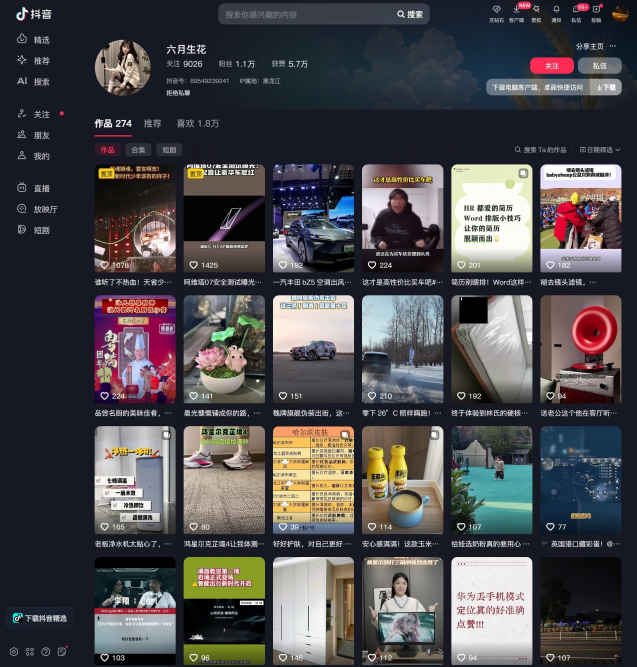
#> input picture ai-social-media-pr/samples/negative/六月生花.jpeg, 1910 x 2000 px (shown at 1/3 size)
$ python -i grid.py   (imports and definitions only)
#> lines starting #> are read from the running program, lines starting #| are printed output that depends on the picture
"""
从整屏截图中按 4×6 网格切分出 24 个格子，每格拆成封面图与文案区。
截图默认含顶部登录栏与左侧导航栏，由 config 的 CROP_* 排除。
"""
from __future__ import annotations

from pathlib import Path
from typing import List, Tuple, Union

from PIL import Image

from config import (
    CROP_BOTTOM,
    CROP_LEFT,
    CROP_RIGHT,
    CROP_TOP,
    CELL_COVER_HEIGHT_RATIO,
    GRID_COLS,
    GRID_ROWS,
)


# [57 lines left out: functions open_image, crop_content_region, slice_grid, slice_screenshot, not called in this run]

>>> import cv2
>>> picture = cv2.imread('samples/negative/六月生花.jpeg', cv2.IMREAD_GRAYSCALE)
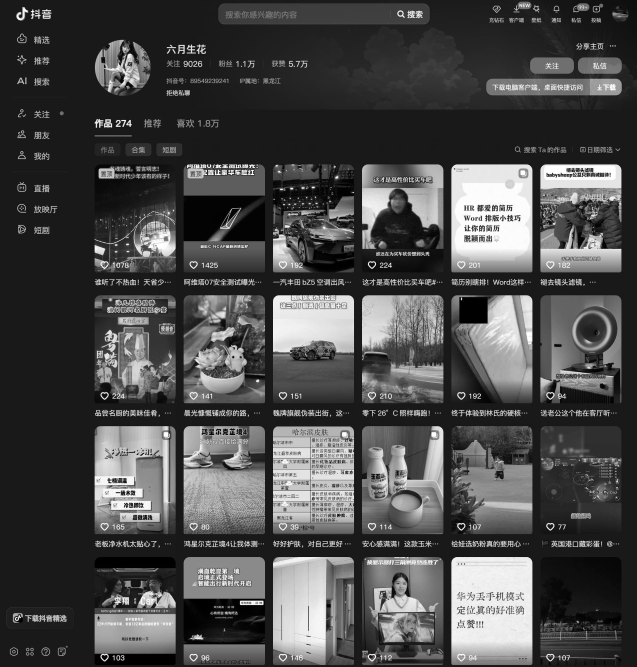
#> picture: shape (2000, 1910) (shown at 1/3 size); min 0, max 255, mean 75.5
>>> result = slice_grid(picture)

$ run again, on ai-social-media-pr/samples/negative/卓绝典雅~风.jpeg
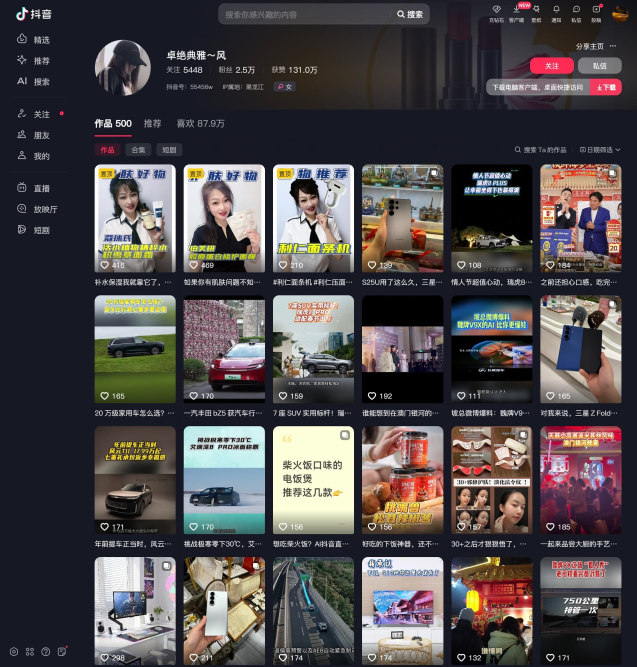
#> input picture ai-social-media-pr/samples/negative/卓绝典雅~风.jpeg, 1910 x 2000 px (shown at 1/3 size)
#> `picture = cv2.imread('samples/negative/六月生花.jpeg', cv2.IMREAD_GRAYSCALE)`:
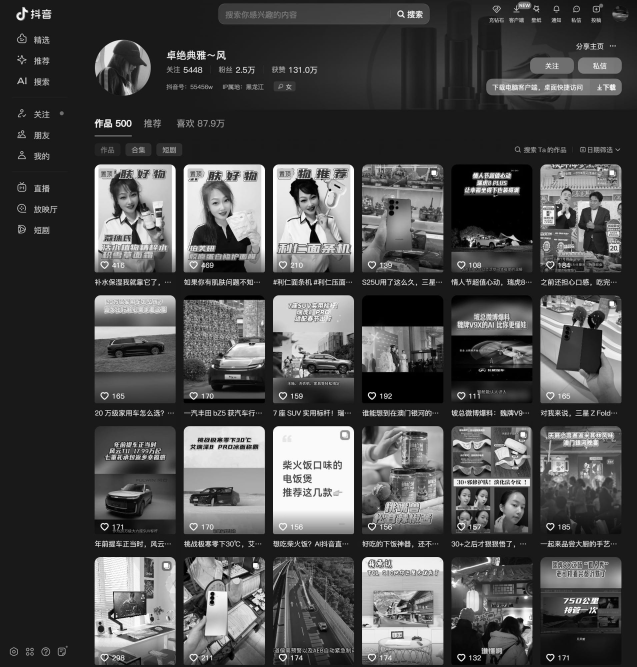
#> picture: shape (2000, 1910) (shown at 1/3 size); min 0, max 255, mean 75.7

$ run again, on ai-social-media-pr/samples/negative/点点.jpeg
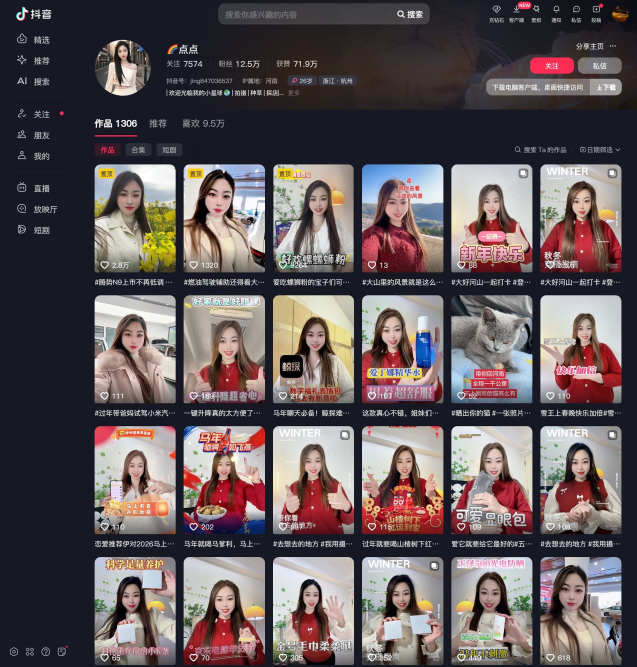
#> input picture ai-social-media-pr/samples/negative/点点.jpeg, 1910 x 2000 px (shown at 1/3 size)
#> `picture = cv2.imread('samples/negative/六月生花.jpeg', cv2.IMREAD_GRAYSCALE)`:
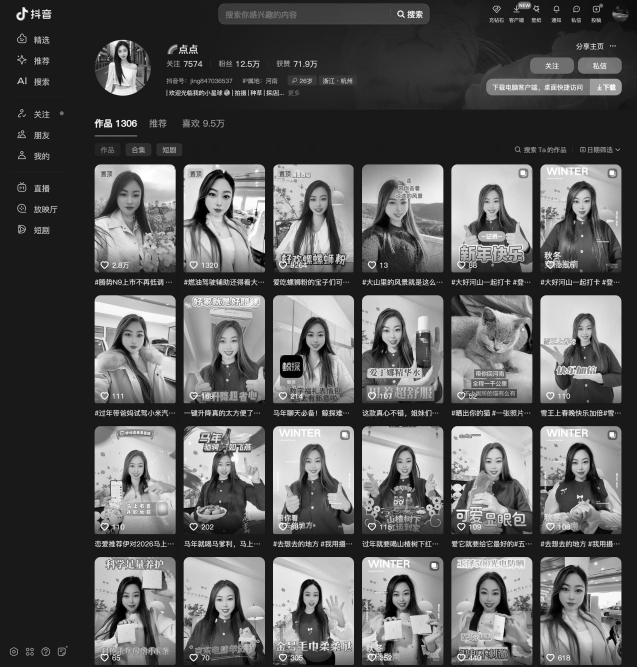
#> picture: shape (2000, 1910) (shown at 1/3 size); min 0, max 255, mean 90.7

$ run again, on ai-social-media-pr/samples/negative/爱剪.jpeg
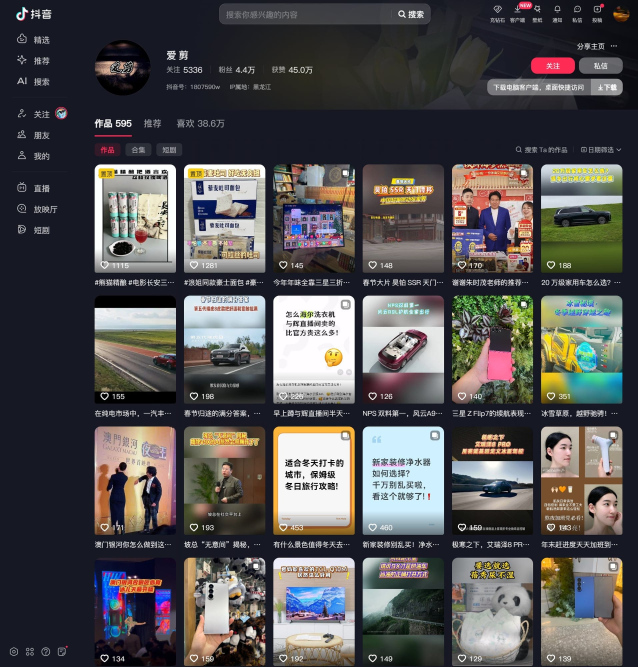
#> input picture ai-social-media-pr/samples/negative/爱剪.jpeg, 1913 x 2000 px (shown at 1/3 size)
#> `picture = cv2.imread('samples/negative/六月生花.jpeg', cv2.IMREAD_GRAYSCALE)`:
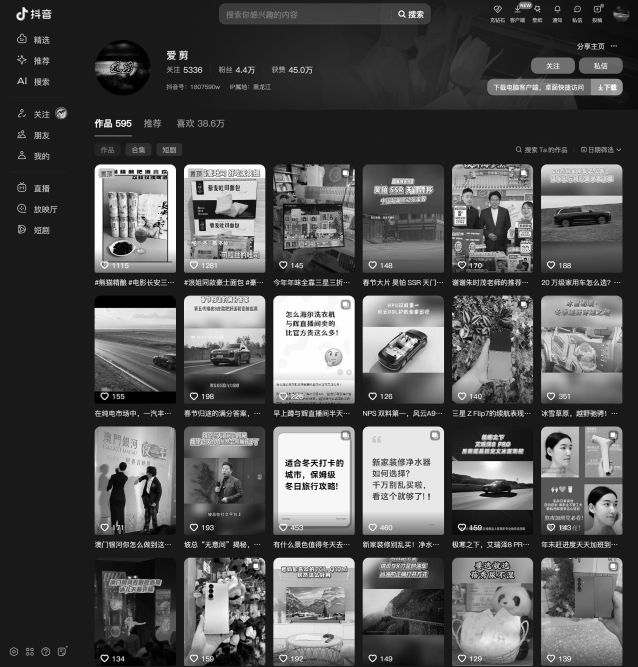
#> picture: shape (2000, 1913) (shown at 1/3 size); min 0, max 255, mean 81.9
